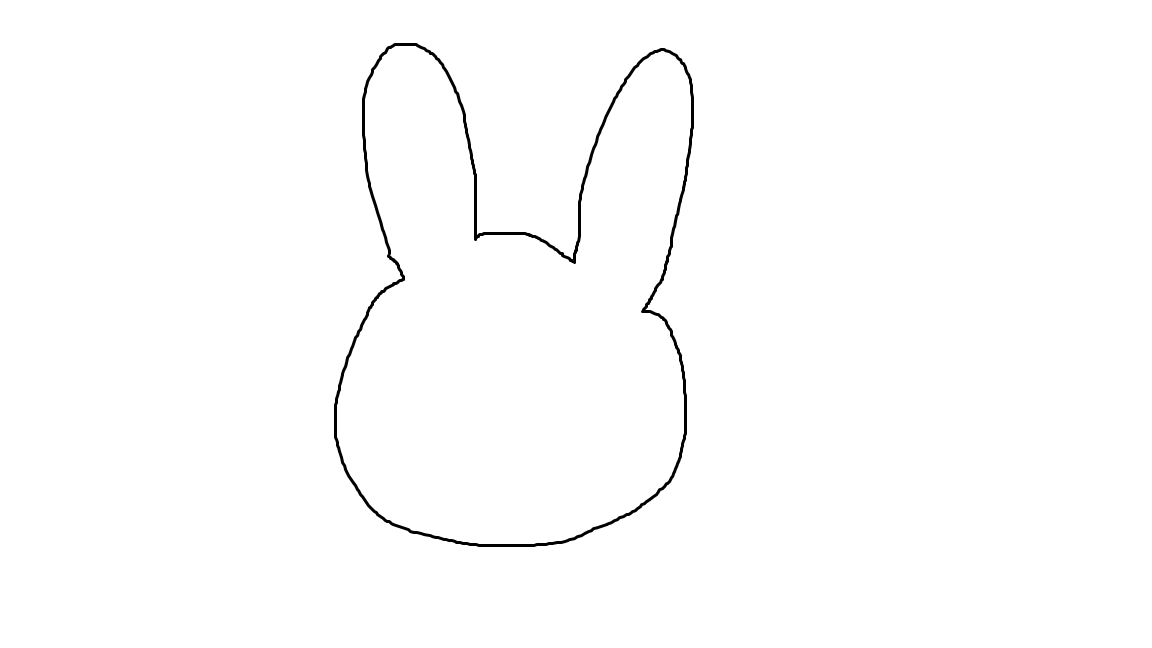
#> input picture backend/app/services/path_image/rabbit2.png, 1152 x 648 px, found by its file name; the run also reads 1 picture not shown here
$ jupyter execute --allow-errors image_path.ipynb
#> lines starting #> are read from the running program, lines starting #| are printed output that depends on the picture; after the words box and inside, x2 and y2 are one past the last pixel; in counts of white or black regions, pixels touching at a corner belong together
[cell 1]
#윤곽선 추출

import cv2

# 이미지 불러오기
img = cv2.imread("/home/seyeon/hakathon/Soomgil/backend/app/services/path_image/rabbit2.png")
#> img is the input picture: shape (648, 1152, 3); min 0, max 255, mean 253
gray = cv2.cvtColor(img, cv2.COLOR_BGR2GRAY)

# 블러 + 캐니 엣지 추출
blurred = cv2.GaussianBlur(gray, (5,5), 0)
edges = cv2.Canny(blurred, 100, 200)
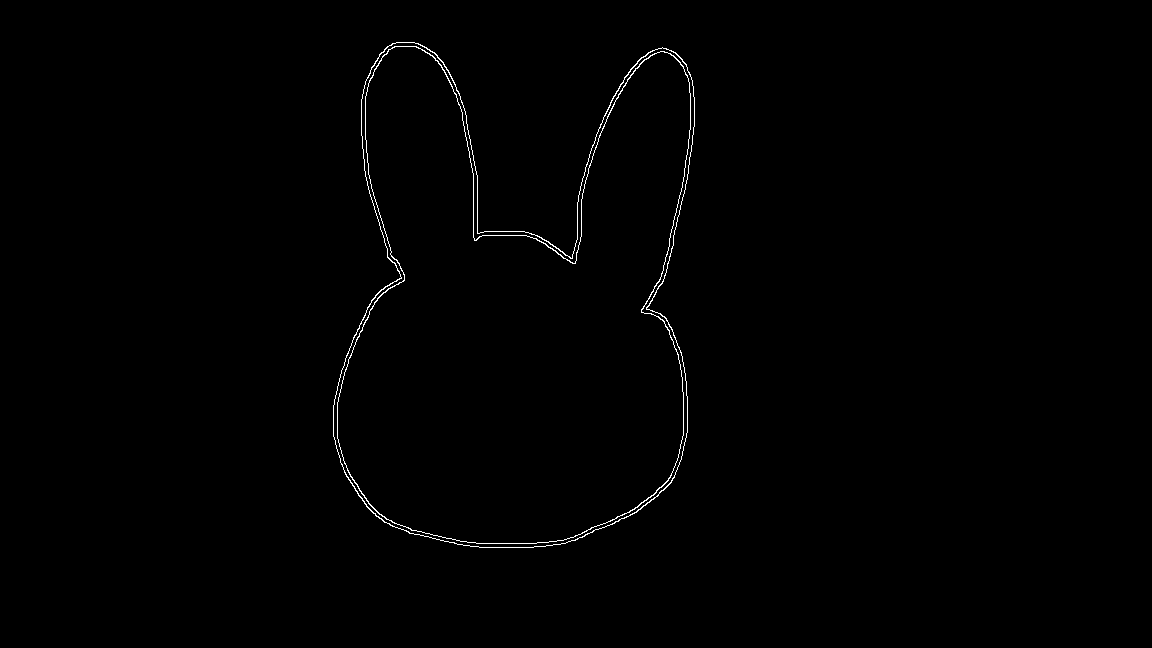
#> edges: shape (648, 1152); 0.56% white in thin lines or dots, all inside (x1, y1, x2, y2) = (333, 42, 695, 548)

# 윤곽선 찾기
contours, _ = cv2.findContours(edges, cv2.RETR_EXTERNAL, cv2.CHAIN_APPROX_SIMPLE)
#> contours = 1 contour; box (x1, y1, x2, y2) and area: (333, 42, 695, 548) 128776

# 원본에 윤곽선 그리기
img_contour = img.copy()
cv2.drawContours(img_contour, contours, -1, (0,255,0), 2)
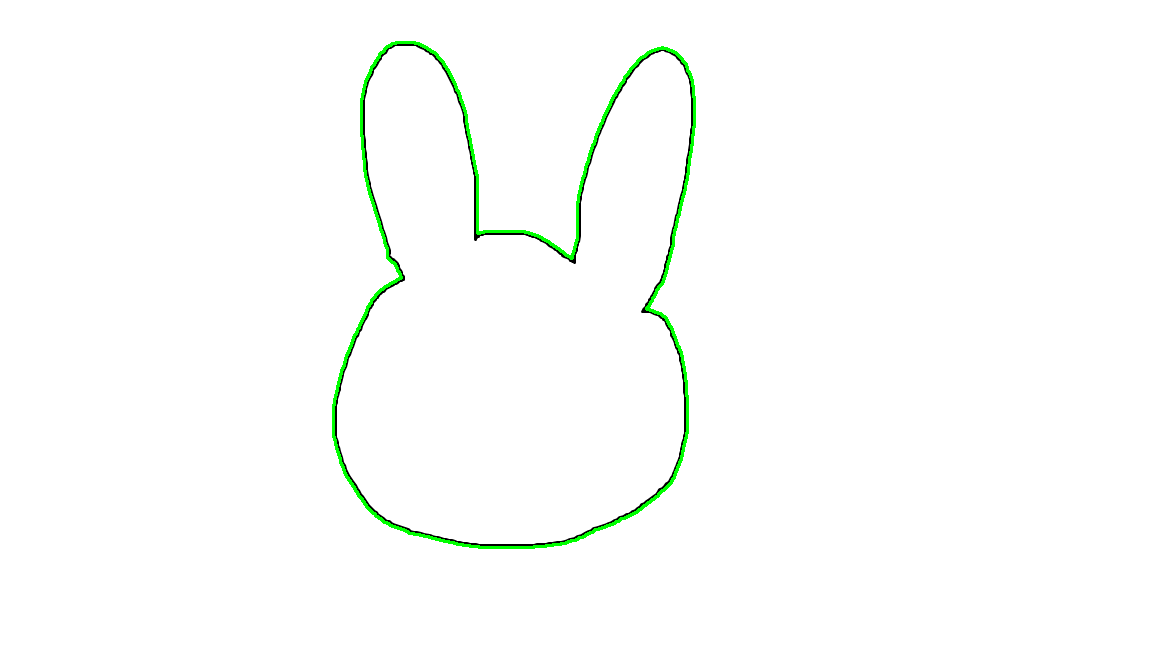
#> img_contour: shape (648, 1152, 3); 0.86% of pixels changed, all inside (x1, y1, x2, y2) = (332, 41, 696, 549)

# 화면에 표시
cv2.imshow("Edges", edges)
cv2.imshow("Contours", img_contour)
cv2.waitKey(0)
cv2.destroyAllWindows()

[cell 2]
import cv2
import numpy as np
import pandas as pd
import geopandas as gpd
import networkx as nx
import folium
from sklearn.neighbors import BallTree
from geopy.distance import geodesic
from IPython.display import IFrame
from scipy.spatial.distance import euclidean
from functools import lru_cache

# ----------------
# 1. contour 추출
# ----------------
def contour_length(contour):
    return np.sum(np.sqrt(np.sum(np.diff(contour, axis=0)**2, axis=1)))

img = cv2.imread("./test_image/rabbit2.png")
gray = cv2.cvtColor(img, cv2.COLOR_BGR2GRAY)

_, binary = cv2.threshold(gray, 200, 255, cv2.THRESH_BINARY_INV)
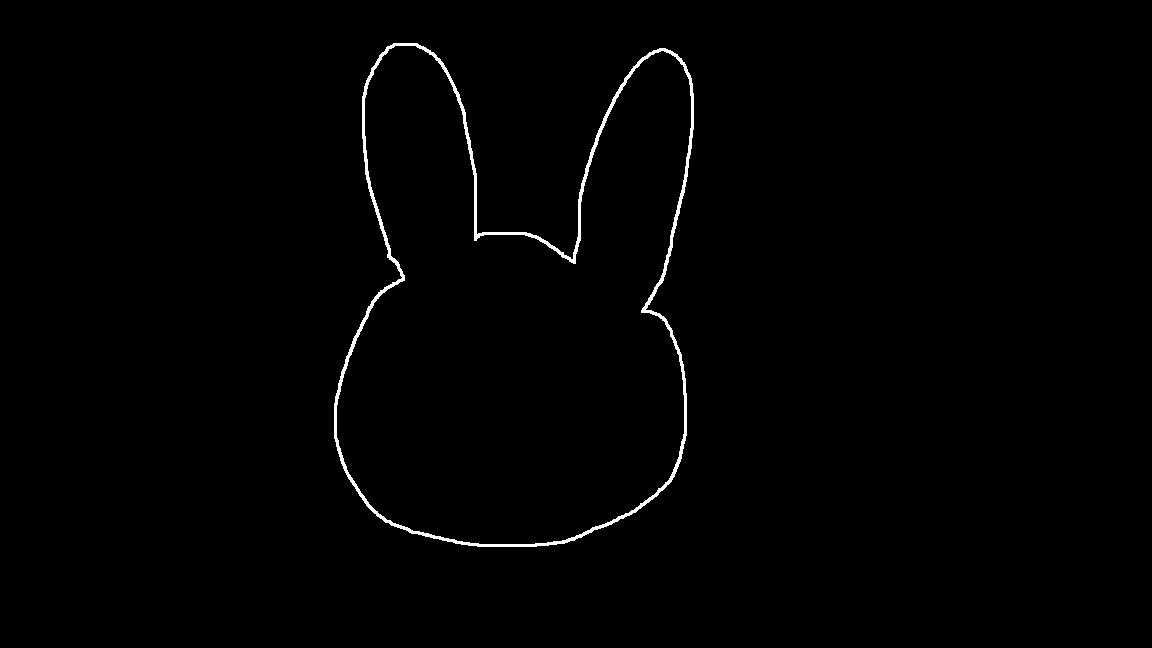
#> binary: shape (648, 1152); 0.87% white; 1 white region, box (x1, y1, x2, y2) and area: (334, 43, 694, 547) 6466
kernel = np.ones((5,5), np.uint8)
closed = cv2.morphologyEx(binary, cv2.MORPH_CLOSE, kernel)
#> closed: shape (648, 1152); 0.87% white; 1 white region

contours, _ = cv2.findContours(closed, cv2.RETR_EXTERNAL, cv2.CHAIN_APPROX_SIMPLE)
#> contours = 1 contour; box (x1, y1, x2, y2) and area: (334, 43, 694, 547) 127640
contour = max(contours, key=cv2.contourArea)
#> contour = contour of 776 points, box (x1, y1, x2, y2) (334, 43, 694, 547), area 127640
epsilon = 3.0
approx = cv2.approxPolyDP(contour, epsilon, True)
#> approx = contour of 47 points, box (x1, y1, x2, y2) (334, 43, 694, 547), area 127188
contour = approx.reshape(-1, 2)
#> contour = 47 pairs, first value 334 to 693, second value 43 to 546

# contour 픽셀 단위 둘레
orig_len = contour_length(contour)
#> orig_len = 1861.2

# ----------------
# 2. 목표 산책거리 (예: 7km)
# ----------------
target_len = 5000  # 7 km

# ----------------
# 3. 네트워크 로딩
# ----------------
#> (the rest of this cell did not finish here and is left out)
